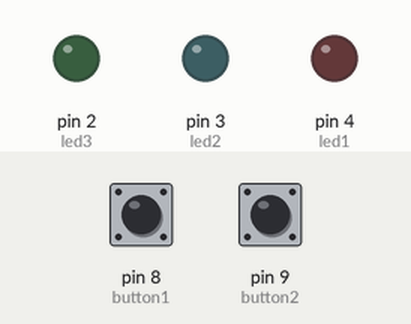
Simulated run of this sketch. Board: Arduino Uno, built with avr-gcc and run on an emulated ATmega328P. Parts: output pins drawn as LEDs (lit = HIGH). Dashed ring = blinking. The inputs (shaded band) are chosen by the test bench; at power-on: pin 8 (button1) LOW, pin 9 (button2) LOW.

Above: at 1.2 s.
1.3 s: pin 8 (button1) pulled HIGH for 0.15 s
At 1.45 s:
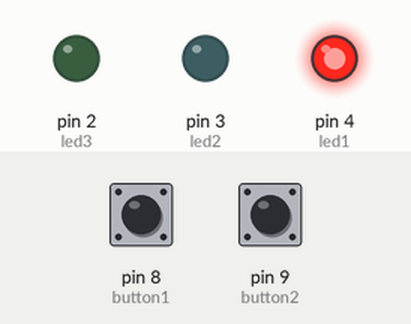
3.7 s: pin 9 (button2) pulled HIGH for 1 s
At 3.85 s:
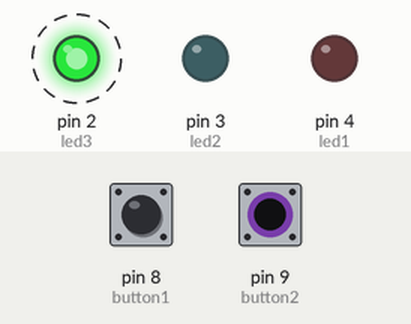
6.7 s: pin 9 (button2) pulled HIGH for 3.2 s
At 7.15 s:
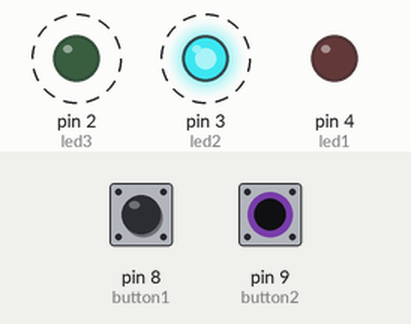
11.4 s: pin 8 (button1) pulled HIGH for 1 s
At 11.55 s:
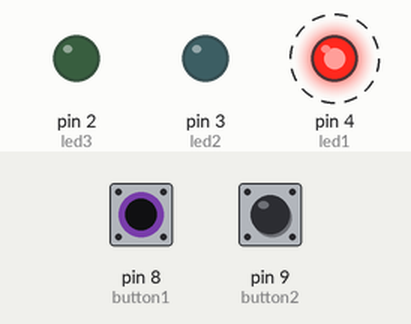
Timing chart, 0 to 14.7 s (numbered marks = the images above; inputs shaded):
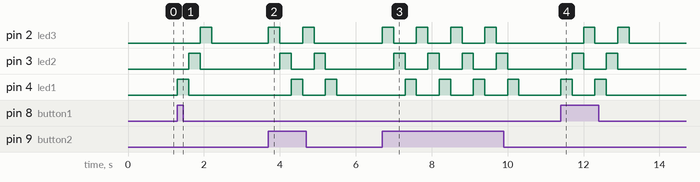

Measured:
- after the input at 1.3 s, pin 2 (led3): LOW → HIGH after 0.60 s, → LOW 0.30 s later; pin 3 (led2): LOW → HIGH after 0.30 s, → LOW 0.30 s later; pin 4 (led1): LOW → HIGH at once, → LOW 0.30 s later
- after the input at 3.7 s, pin 2 (led3): alternates HIGH for 0.30 s and LOW for 0.60 s, 4 changes in all, then stays LOW, starting at once; pin 3 (led2): alternates HIGH for 0.30 s and LOW for 0.60 s, 4 changes in all, then stays LOW, starting after 0.30 s
- after the input at 6.7 s, pin 2 (led3): alternates HIGH for 0.30 s and LOW for 0.60 s, 8 changes in all, then stays LOW, starting at once; pin 3 (led2): alternates HIGH for 0.30 s and LOW for 0.60 s, 8 changes in all, then stays LOW, starting after 0.30 s; pin 4 (led1): alternates HIGH for 0.30 s and LOW for 0.60 s, starting after 0.60 s
- after the input at 11.4 s, pin 2 (led3): alternates HIGH for 0.30 s and LOW for 0.60 s, 4 changes in all, then stays LOW, starting after 0.60 s; pin 3 (led2): alternates HIGH for 0.30 s and LOW for 0.60 s, 4 changes in all, then stays LOW, starting after 0.30 s

The sketch:

sketch.ino
```cpp
// Pin definisi
const int led1 = 4;
const int led2 = 3;
const int led3 = 2;
const int button1 = 8;  // Tombol untuk running dari kiri ke kanan
const int button2 = 9;  // Tombol untuk running dari kanan ke kiri

int buttonState1 = 0;  // Status tombol 1
int buttonState2 = 0;  // Status tombol 2

void setup() {
  // Atur pin LED sebagai output
  pinMode(led1, OUTPUT);
  pinMode(led2, OUTPUT);
  pinMode(led3, OUTPUT);

  // Atur pin tombol sebagai input
  pinMode(button1, INPUT);
  pinMode(button2, INPUT);

  // Awal status LED mati
  digitalWrite(led1, LOW);
  digitalWrite(led2, LOW);
  digitalWrite(led3, LOW);
}

void loop() {
  // Baca status tombol
  buttonState1 = digitalRead(button1);
  buttonState2 = digitalRead(button2);

  // Jika tombol pertama ditekan, jalankan LED dari kiri ke kanan
  if (buttonState1 == HIGH) {
    digitalWrite(led1, HIGH);
    delay(300);
    digitalWrite(led1, LOW);

    digitalWrite(led2, HIGH);
    delay(300);
    digitalWrite(led2, LOW);

    digitalWrite(led3, HIGH);
    delay(300);
    digitalWrite(led3, LOW);
  }

  // Jika tombol kedua ditekan, jalankan LED dari kanan ke kiri
  if (buttonState2 == HIGH) {
    digitalWrite(led3, HIGH);
    delay(300);
    digitalWrite(led3, LOW);

    digitalWrite(led2, HIGH);
    delay(300);
    digitalWrite(led2, LOW);

    digitalWrite(led1, HIGH);
    delay(300);
    digitalWrite(led1, LOW);
  }
}
```
